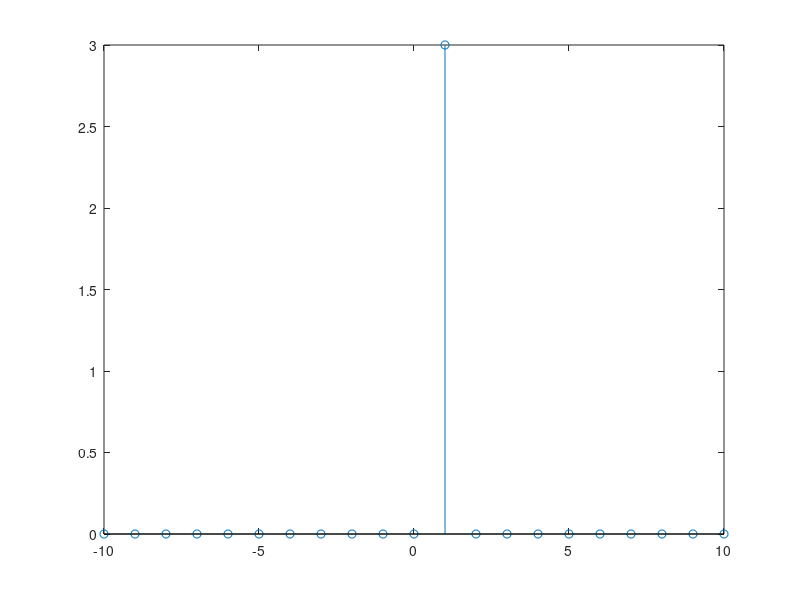
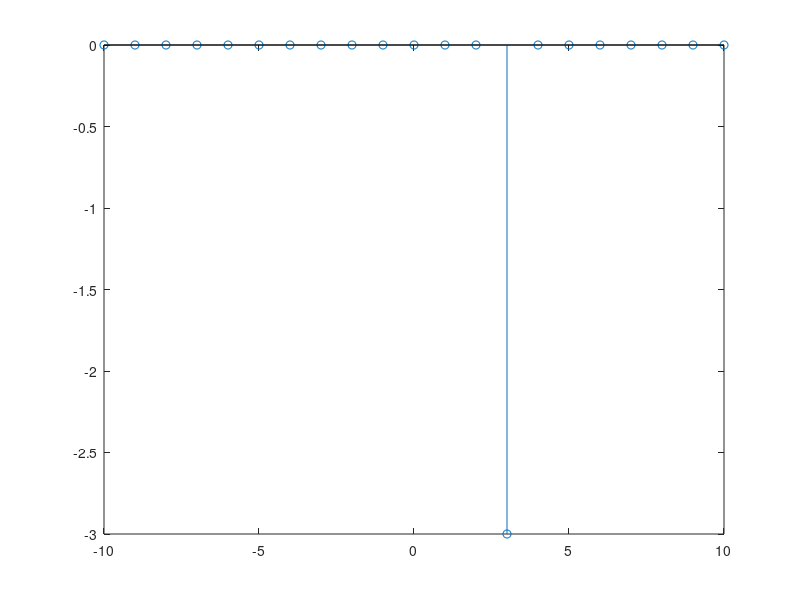
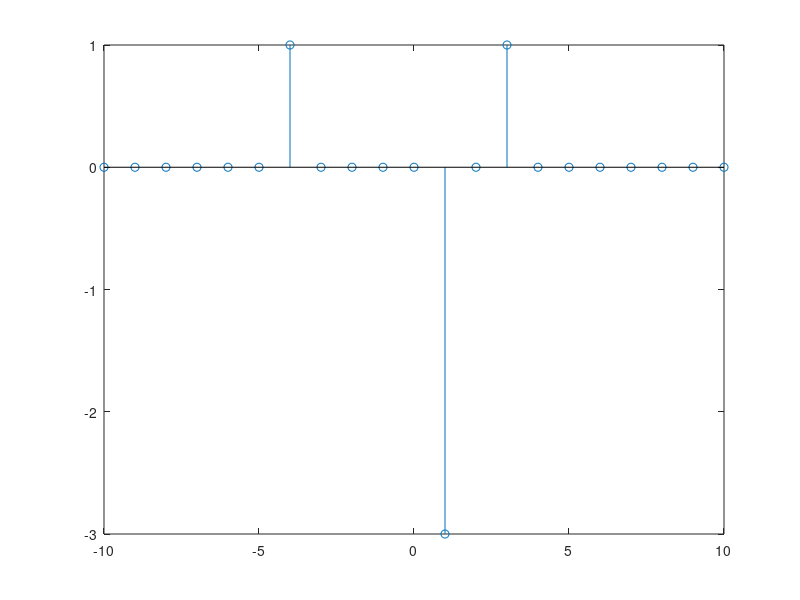
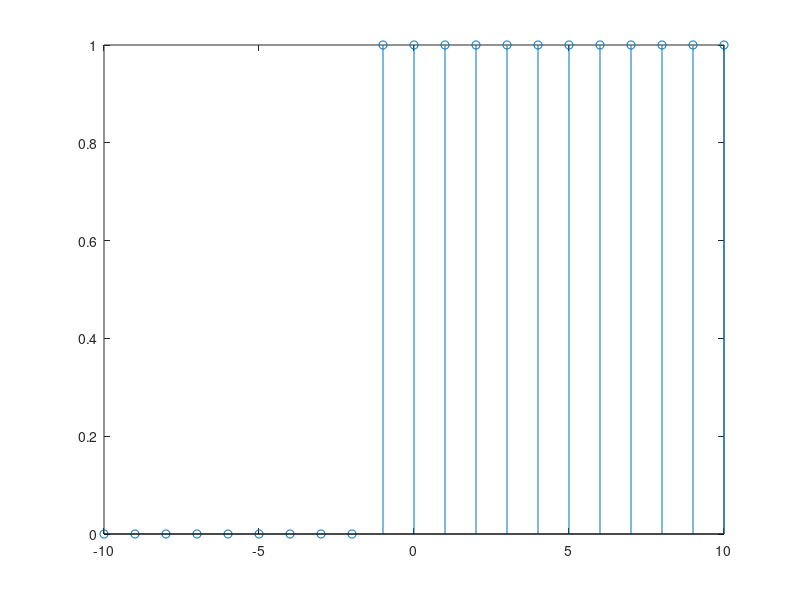

These figures' MATLAB source, in order:
zero=11
value=1
impulse=zeros(1,21);
impulse(zero)=value
step=zeros(1,21);
step(zero:21)=value
x=(-10:10)

y=impulse
n=1
y(zero)=0
y(zero+n)=3*value
figure(1)
stem(x,y)

y=impulse
n=3
y(zero)=0
y(zero+n)=-3*value
figure(2)
stem(x,y)

y=impulse
n=-4
y(zero)=0
y(zero+n)=1*value
n=1
y(zero)=0
y(zero+n)=-3*value
n=3
y(zero)=0
y(zero+n)=1*value
figure(3)
stem(x,y)

y=step
n=-1
for i=1-n:21
    y(i+n)=y(i)
    i=i+1
end
figure(4)
stem(x,y)

y=step
n=3
for i=1:21-n
    y(i)=-3*(y(i+n))
    i=i+1
end
figure(5)
stem(x,y)




y1=step
y2=step
y3=step

n=-5
for i=1-n:21
    y1(i+n)=-2*y1(i)
    i=i+1
end

n=-1
for i=1-n:21
    y2(i+n)=y2(i)
    i=i+1
end

n=3
for i=1:21-n
    y3(i)=y3(i+n)
    i=i+1
end

figure(6)
stem(x,y1+y2+y3)

